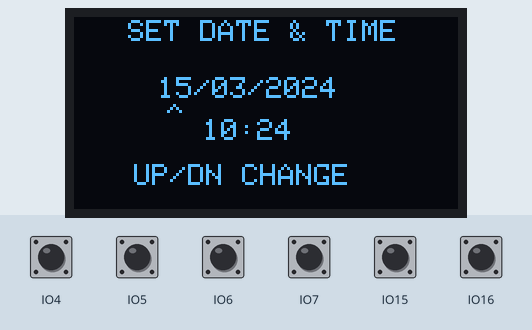
Bench run of a program on a simulated ESP32 board running CircuitPython. Shown: 128×64 one-colour display. The test bench sets the inputs (shaded band); at power-on: IO4–7, IO15, IO16 HIGH. The clock reads 2024-03-15 10:24:30 at power-on unless the program sets it; files the program writes start out absent; files that are not in the repository are absent; library files of the repository ran but are not shown: boot.py.

Above: at 5.3 s.
5.4 s: IO15 pulled LOW for 0.15 s
At 6.1 s:
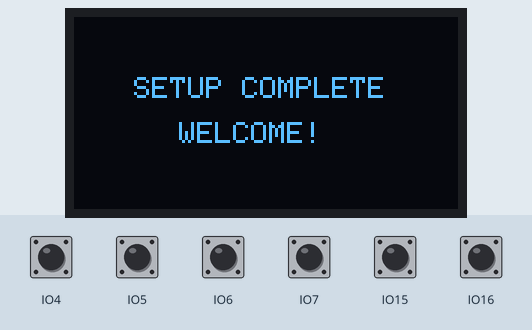
8.5 s: IO6 pulled LOW for 0.15 s
At 9.5 s:
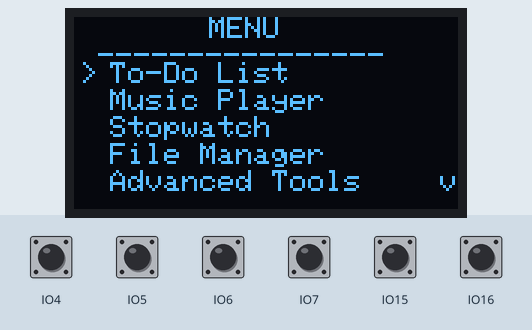
10.3 s: IO4 pulled LOW for 0.15 s
At 11.8 s:
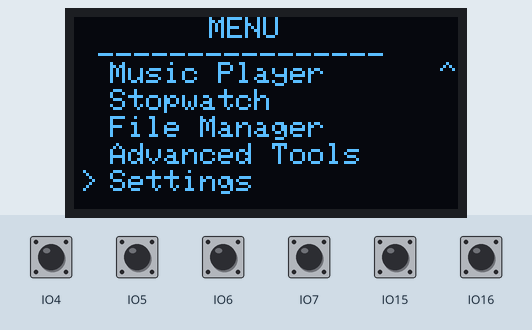
12.1 s: IO15 pulled LOW for 1 s
At 13.7 s:
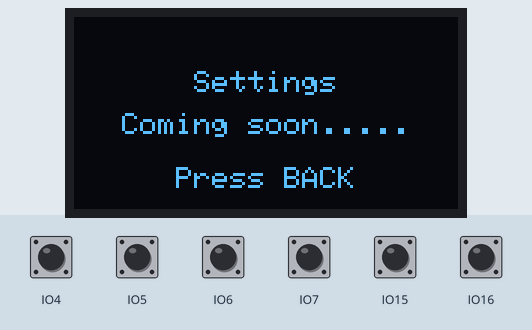
14.7 s: IO16 pulled LOW for 0.15 s
At 15.3 s:
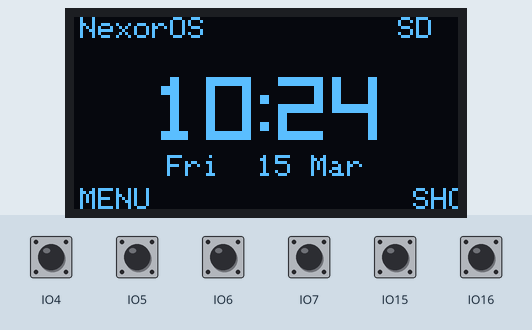
16.4 s: IO7 pulled LOW for 0.15 s
At 17.3 s:
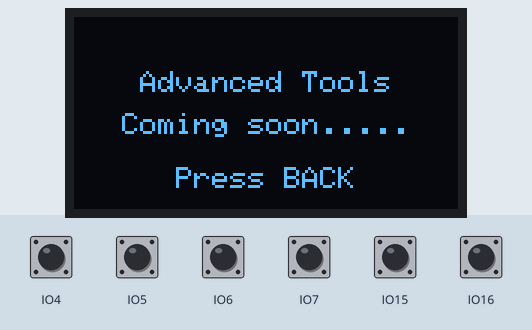
Timing chart, 0 to 19.1 s (numbered marks = the images above; inputs shaded):
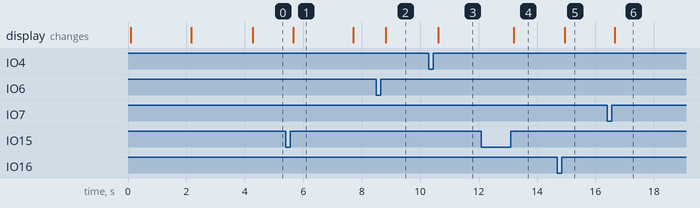

Measured:
- after the input at 5.4 s, the display: changes after 0.25 s (image 1)
- after the input at 8.5 s, the display: changes after 0.32 s (image 2)
- after the input at 10.3 s, the display: changes after 0.31 s (image 3)
- after the input at 12.1 s, the display: changes after 1.1 s (image 4)
- after the input at 14.7 s, the display: changes after 0.25 s (image 5)
- after the input at 16.4 s, the display: changes after 0.27 s (image 6)
- what the display in image 1 shows lasts 2.0 s, from 5.7 s to 7.7 s

The program:

code.py
```python
import time

from nexor.boot import boot
from nexor.display import clear, show, text, center_text
from nexor.system import run_os

OS_NAME = "NexorOS"
OS_VERSION = "0.2.5"


def boot_screen():
    clear()
    center_text("Esp Deck",20)
    #text("Starting...", 30, 28)
    text("Powered by",11,44)
    center_text("Next Core",56)

    show()
    time.sleep(2)


boot_screen()

if boot():
    run_os()
else:
    while True:
        time.sleep(1)
```

display.py
```python
import board
import digitalio
import adafruit_ssd1306

from .spi import spi

OLED_CS = board.GPIO10
OLED_DC = board.GPIO9
OLED_RESET = board.GPIO8

cs = digitalio.DigitalInOut(OLED_CS)
dc = digitalio.DigitalInOut(OLED_DC)
reset = digitalio.DigitalInOut(OLED_RESET)

oled = adafruit_ssd1306.SSD1306_SPI(
    128,
    64,
    spi,
    dc,
    reset,
    cs
)


# -------------------------
# Basic display functions
# -------------------------

def clear():
    oled.fill(0)


def show():
    oled.show()


def text(message, x, y):
    oled.text(message, x, y, 1)


def clear_and_show():
    oled.fill(0)
    oled.show()


# -------------------------
# Graphics helpers
# -------------------------

def pixel(x, y, value=1):
    oled.pixel(x, y, value)


def fill_rect(x, y, width, height, value=1):
    oled.fill_rect(x, y, width, height, value)


def rect(x, y, width, height, value=1):
    oled.rect(x, y, width, height, value)


# -------------------------
# Centered text
# -------------------------

def center_text(message, y):
    width = len(message) * 6
    x = (128 - width) // 2
    text(message, x, y)


# -------------------------
# Big clock digits
# 5 x 7 pixel font
# -------------------------

DIGITS = {
    "0": [
        "11111",
        "10001",
        "10001",
        "10001",
        "10001",
        "10001",
        "11111"
    ],

    "1": [
        "00100",
        "01100",
        "00100",
        "00100",
        "00100",
        "00100",
        "01110"
    ],

    "2": [
        "11111",
        "00001",
        "00001",
        "11111",
        "10000",
        "10000",
        "11111"
    ],

    "3": [
        "11111",
        "00001",
        "00001",
        "11111",
        "00001",
        "00001",
        "11111"
    ],

    "4": [
        "10001",
        "10001",
        "10001",
        "11111",
        "00001",
        "00001",
        "00001"
    ],

    "5": [
        "11111",
        "10000",
        "10000",
        "11111",
        "00001",
        "00001",
        "11111"
    ],

    "6": [
        "11111",
        "10000",
        "10000",
        "11111",
        "10001",
        "10001",
        "11111"
    ],

    "7": [
        "11111",
        "00001",
        "00010",
        "00100",
        "01000",
        "01000",
        "01000"
    ],

    "8": [
        "11111",
        "10001",
        "10001",
        "11111",
        "10001",
        "10001",
        "11111"
    ],

    "9": [
        "11111",
        "10001",
        "10001",
        "11111",
        "00001",
        "00001",
        "11111"
    ]
}


def draw_big_digit(digit, x, y, scale=3):
    pattern = DIGITS.get(digit)

    if pattern is None:
        return

    for row in range(7):
        for col in range(5):

            if pattern[row][col] == "1":
                fill_rect(
                    x + col * scale,
                    y + row * scale,
                    scale,
                    scale,
                    1
                )


def draw_big_time(time_string):
    """
    Draw HH:MM centered on the OLED.
    """

    scale = 3

    digit_width = 5 * scale
    spacing = 3

    colon_width = 3

    total_width = (
        digit_width * 4
        + spacing * 4
        + colon_width
    )

    x = (128 - total_width) // 2
    y = 20

    for char in time_string:

        if char == ":":
            fill_rect(x, y + 6, 3, 3, 1)
            fill_rect(x, y + 15, 3, 3, 1)

            x += colon_width + spacing

        else:
            draw_big_digit(char, x, y, scale)
            x += digit_width + spacing
```

system.py
```python
import time

from .display import (
    clear,
    show,
    text,
    center_text,
    draw_big_time
)
from .get_day_month import get_home_date
from .buttons import get_button
from .ui import run_menu
from .clock import get_time_string, get_date_string, get_datetime


OS_NAME = "NexorOS"
OS_VERSION = "0.2.5"


MAIN_MENU = [
    "To-Do List",
    "Music Player",
    "Stopwatch",
    "File Manager",
    "Advanced Tools",
    "Settings"
]

#Temporary Shoutcut
SHORTCUT_APP=4

# -------------------------
# HOME SCREEN
# -------------------------

def show_home():

    clear()

    # Status bar
    text("NexorOS", 2, 0)
    text("SD", 108, 0)


    # Large clock
    draw_big_time(get_time_string())

    # Date
    center_text(get_home_date(get_datetime()), 46)

    # Soft-key area
    # No separator here because there isn't enough
    # vertical space for both the line and text.

    text("MENU", 2, 57)
    text("SHORTCUT", 113, 57)

    show()

# -------------------------
# Wait on home screen
# -------------------------

def wait_for_menu():

    last_second = -1

    while True:

        dt = get_datetime()
        current_second = dt.tm_sec

        if current_second != last_second:

            show_home()

            last_second = current_second

        button = get_button()

        if button == "OK" or button == "LEFT":
            return
        if button == "RIGHT":
            return "SHORTCUT"

        time.sleep(0.01)


# -------------------------
# Temporary app screen
# -------------------------

def app_placeholder(name):

    clear()

    center_text(name, 18)
    center_text("Coming soon.....", 32)
    center_text("Press BACK", 50)

    show()

    while True:

        button = get_button()

        if button == "BACK":
            return

        time.sleep(0.01)


# -------------------------
# Launch application
# -------------------------

def launch_app(index):

    if index == 0:
        app_placeholder("To-Do List")

    elif index == 1:
        app_placeholder("Music Player")

    elif index == 2:
        app_placeholder("Stopwatch")

    elif index == 3:
        app_placeholder("File Manager")

    elif index == 4:
        app_placeholder("Advanced Tools")

    elif index == 5:
        app_placeholder("Settings")


# -------------------------
# Main menu
# -------------------------

def show_main_menu():

    return run_menu(MAIN_MENU)


# -------------------------
# NEXOR OS
# -------------------------

def run_os():

    while True:

        show_home()

        action = wait_for_menu()

        if action == "SHORTCUT":
            launch_app(SHORTCUT_APP)
            continue

        selected = show_main_menu()

        if selected is None:
            continue

        launch_app(selected)
```

clock.py
```python
import rtc
import time
import os

from .display import clear, show, text
from .buttons import get_button


# =========================================================
# NEXOR CLOCK
# =========================================================

_rtc = rtc.RTC()

DATETIME_FILE = "/sd/NEXOR/config/datetime.cfg"


# =========================================================
# GET DATE / TIME
# =========================================================

def get_datetime():
    return _rtc.datetime


def get_time_string():
    dt = _rtc.datetime

    return "{:02d}:{:02d}".format(
        dt.tm_hour,
        dt.tm_min
    )


def get_date_string():
    dt = _rtc.datetime

    return "{:02d}/{:02d}/{:04d}".format(
        dt.tm_mday,
        dt.tm_mon,
        dt.tm_year
    )


# =========================================================
# SAVE DATE / TIME
# =========================================================
def ensure_config_directory():
    try:
        os.mkdir("/sd/NEXOR")
    except OSError:
        pass

    try:
        os.mkdir("/sd/NEXOR/config")
    except OSError:
        pass

def save_datetime():
    ensure_config_directory()

    dt = _rtc.datetime

    try:
        with open("/sd/NEXOR/config/datetime.cfg", "w") as f:
            f.write("{},{},{},{},{},{}".format(
                dt.tm_year,
                dt.tm_mon,
                dt.tm_mday,
                dt.tm_hour,
                dt.tm_min,
                dt.tm_sec
            ))

        return True

    except OSError:
        return False


# =========================================================
# LOAD DATE / TIME
# =========================================================

def load_datetime():
    try:
        with open(DATETIME_FILE, "r") as f:
            data = f.read().strip()

        values = data.split(",")

        if len(values) != 6:
            return False

        year = int(values[0])
        month = int(values[1])
        day = int(values[2])
        hour = int(values[3])
        minute = int(values[4])
        second = int(values[5])

        _rtc.datetime = time.struct_time(
            (
                year,
                month,
                day,
                hour,
                minute,
                second,
                0,
                -1,
                -1
            )
        )

        return True

    except (OSError, ValueError, IndexError):
        return False


# =========================================================
# SET DATE / TIME
# =========================================================

def set_datetime(
    day,
    month,
    year,
    hour,
    minute,
    second=0
):

    _rtc.datetime = time.struct_time(
        (
            year,
            month,
            day,
            hour,
            minute,
            second,
            0,
            -1,
            -1
        )
    )


def set_time(hour, minute, second=0):

    dt = _rtc.datetime

    set_datetime(
        dt.tm_mday,
        dt.tm_mon,
        dt.tm_year,
        hour,
        minute,
        second
    )


def set_date(year, month, day):

    dt = _rtc.datetime

    set_datetime(
        day,
        month,
        year,
        dt.tm_hour,
        dt.tm_min,
        dt.tm_sec
    )


# =========================================================
# DAYS IN MONTH
# =========================================================

def days_in_month(year, month):

    if month == 2:

        if (
            year % 4 == 0
            and (year % 100 != 0 or year % 400 == 0)
        ):
            return 29

        return 28

    if month in (4, 6, 9, 11):
        return 30

    return 31


# =========================================================
# EDIT DATE / TIME
# =========================================================

def edit_datetime():

    # Get current RTC value
    dt = _rtc.datetime

    # Editable values
    #
    # 0 = DAY
    # 1 = MONTH
    # 2 = YEAR
    # 3 = HOUR
    # 4 = MINUTE

    values = [
        dt.tm_mday,
        dt.tm_mon,
        dt.tm_year,
        dt.tm_hour,
        dt.tm_min
    ]

    selected = 0

    while True:

        # =================================================
        # DRAW SCREEN
        # =================================================

        clear()

        text(
            "SET DATE & TIME",
            18,
            1
        )

        # DATE

        date_text = "{:02d}/{:02d}/{:04d}".format(
            values[0],
            values[1],
            values[2]
        )

        text(
            date_text,
            28,
            20
        )

        # TIME

        time_text = "{:02d}:{:02d}".format(
            values[3],
            values[4]
        )

        text(
            time_text,
            43,
            34
        )

        # CURSOR

        cursor_x = [
            31,     # DAY
            47,     # MONTH
            65,     # YEAR
            46,     # HOUR
            64      # MINUTE
        ]

        cursor_y = [
            29,     # DAY
            29,     # MONTH
            29,     # YEAR
            43,     # HOUR
            43      # MINUTE
        ]

        text(
            "^",
            cursor_x[selected],
            cursor_y[selected]
        )

        text(
            "UP/DN CHANGE",
            20,
            49
        )

        show()

        # =================================================
        # READ BUTTON
        # =================================================

        button = get_button()

        if button is None:
            time.sleep(0.02)
            continue

        # =================================================
        # UP
        # =================================================

        if button == "UP":
            values[selected] += 1

        # =================================================
        # DOWN
        # =================================================

        elif button == "DOWN":
            values[selected] -= 1

        # =================================================
        # LEFT
        # =================================================

        elif button == "LEFT":

            selected -= 1

            if selected < 0:
                selected = 4

        # =================================================
        # RIGHT
        # =================================================

        elif button == "RIGHT":

            selected += 1

            if selected > 4:
                selected = 0

        # =================================================
        # BACK
        # =================================================

        elif button == "BACK":

            return False

        # =================================================
        # OK
        # =================================================

        elif button == "OK":

            # Set RTC
            set_datetime(
                values[0],
                values[1],
                values[2],
                values[3],
                values[4],
                0
            )

            # Save to SD
            if save_datetime():
                return True

            # SD save failed
            clear()

            text(
                "SAVE ERROR",
                38,
                18
            )

            text(
                "SD WRITE FAIL",
                25,
                38
            )

            show()

            time.sleep(3)

            return False

        # =================================================
        # VALIDATE YEAR
        # =================================================

        if values[2] < 2000:
            values[2] = 2000

        if values[2] > 2099:
            values[2] = 2099

        # =================================================
        # VALIDATE MONTH
        # =================================================

        if values[1] < 1:
            values[1] = 12

        if values[1] > 12:
            values[1] = 1

        # =================================================
        # VALIDATE DAY
        # =================================================

        max_day = days_in_month(
            values[2],
            values[1]
        )

        if values[0] < 1:
            values[0] = max_day

        if values[0] > max_day:
            values[0] = 1

        # =================================================
        # VALIDATE HOUR
        # =================================================

        if values[3] < 0:
            values[3] = 23

        if values[3] > 23:
            values[3] = 0

        # =================================================
        # VALIDATE MINUTE
        # =================================================

        if values[4] < 0:
            values[4] = 59

        if values[4] > 59:
            values[4] = 0

        # =================================================
        # BUTTON DEBOUNCE
        # =================================================

        time.sleep(0.15)
```

sd.py
```python
import board
import sdcardio
import storage

from .spi import spi


# =========================================================
# NEXOR SD CONFIGURATION
# =========================================================

SD_MOUNT = "/sd"
SD_CS = board.GPIO14

sd = None
vfs = None
initialized = False


# =========================================================
# INITIALIZE SD
# =========================================================

def init_sd():

    global sd
    global vfs
    global initialized

    # Already initialized
    if initialized:
        return True

    # Create SD card
    sd = sdcardio.SDCard(
        spi,
        SD_CS
    )

    # Create filesystem
    vfs = storage.VfsFat(sd)

    # Mount SD card
    storage.mount(
        vfs,
        SD_MOUNT
    )

    initialized = True

    return True


# =========================================================
# CHECK SD
# =========================================================

def exists():

    try:

        import os

        os.listdir(SD_MOUNT)

        return True

    except OSError:

        return False
```

spi.py
```python
import board
import busio

spi = busio.SPI(
    clock=board.GPIO12,
    MOSI=board.GPIO11,
    MISO=board.GPIO13
)
```

get_day_month.py
```python
DAY_NAMES = ["Mon" , "Tue" , "Wed" , "Thu" , "Fri" , "Sat" , "Sun"]

MONTH_NAMES = ["Jan" , "Feb" , "Mar" , "Apr" , "May" , "Jun" , "JUl" , "Aug" , "Sep" , "Oct" , "Nov" , "Dec"]

def get_home_date(dt):
    # Sakamoto weekday calculation. Sunday=0 ... Saturday=6.
    t = [0, 3, 2, 5, 0, 3, 5, 1, 4, 6, 2, 4]
    y = dt.tm_year - (1 if dt.tm_mon < 3 else 0)
    sunday_based = (y + y // 4 - y // 100 + y // 400 +
                    t[dt.tm_mon - 1] + dt.tm_mday) % 7
    weekday = (sunday_based - 1) % 7  # Monday=0 ... Sunday=6
    return "{}  {} {}".format(
        DAY_NAMES[weekday],
        dt.tm_mday,
        MONTH_NAMES[dt.tm_mon - 1]
    )
```

Source omitted: buttons.py (1029 bytes), ui.py (3251 bytes)
